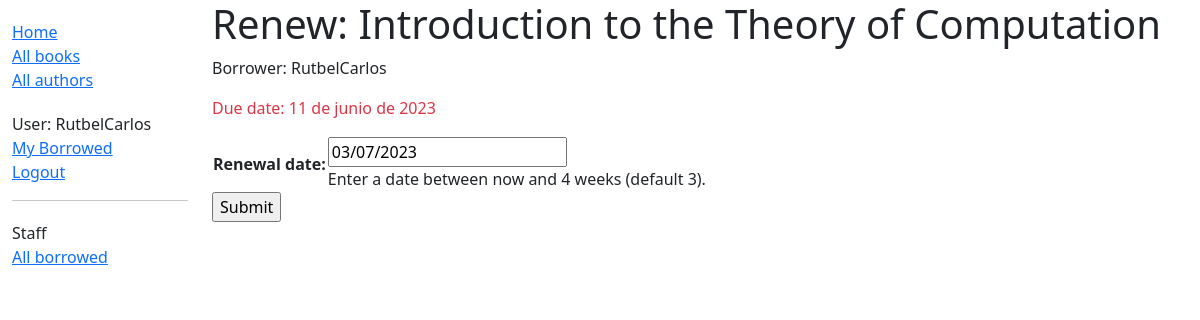
Page /catalog/book/f0f74581-3622-4574-a3b9-9851e625837b/renew/ (signed in) on the earlier database version.
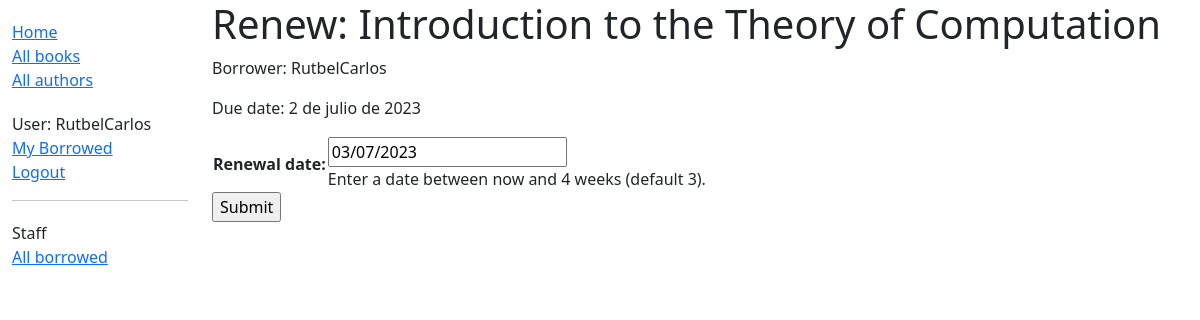
Same page on the later database version.
### catalog/models.py (models this page shows, shortened)
class BookInstance(models.Model):
    id = models.UUIDField(primary_key=True, default=uuid.uuid4,
                          help_text="Unique ID for this particular book across whole library")
    book = models.ForeignKey('Book', on_delete=models.RESTRICT, null=True)
    imprint = models.CharField(max_length=200)
    due_back = models.DateField(null=True, blank=True)
    borrower = models.ForeignKey(User, on_delete=models.SET_NULL, null=True, blank=True)
    @property
    def is_overdue(self):
        return bool(self.due_back and date.today() > self.due_back)
    LOAN_STATUS = (
        ('d', 'Maintenance'),
        ('o', 'On loan'),
        ('a', 'Available'),
        ('r', 'Reserved'),
    )
    status = models.CharField(
        max_length=1,
        choices=LOAN_STATUS,
        blank=True,
        default='d',
        help_text='Book availability')
    class Meta:
        ordering = ['due_back']
        permissions = (("can_mark_returned", "Set book as returned"),)

### catalog/views.py (the view)
# urls.py: path('book/<uuid:pk>/renew/', views.renew_book_librarian, name='renew-book-librarian'),
@login_required
@permission_required('catalog.can_mark_returned', raise_exception=True)
def renew_book_librarian(request, pk):
    book_instance = get_object_or_404(BookInstance, pk=pk)
    if request.method == 'POST':
        form = RenewBookForm(request.POST)
        if form.is_valid():
            book_instance.due_back = form.cleaned_data['renewal_date']
            book_instance.save()
            return HttpResponseRedirect(reverse('all-borrowed'))
    else:
        proposed_renewal_date = datetime.date.today() + datetime.timedelta(weeks=3)
        form = RenewBookForm(initial={'renewal_date': proposed_renewal_date})
    context = {
        'form': form,
        'book_instance': book_instance,
    }
    return render(request, 'catalog/book_renew_librarian.html', context)

### catalog/forms.py (shortened to what this page needs)
class RenewBookForm(forms.Form):
    renewal_date = forms.DateField(
            help_text="Enter a date between now and 4 weeks (default 3).")

### catalog/templates/catalog/book_renew_librarian.html (shortened to what this page needs)
{% extends "base_generic.html" %}
{% block content %}
    <h1>Renew: {{book_instance.book.title}}</h1>
    <p>Borrower: {{book_instance.borrower}}</p>
    <p{% if book_instance.is_overdue %} class="text-danger"{% endif %}>Due date: {{book_instance.due_back}}</p>
    <form action="" method="post">
        <table>
        {{ form.as_table }}
        </table>
        <input type="submit" value="Submit">
    </form>
{% endblock %}

Differences in the rows shown:
changed BookInstance "RutbelCarlos": due_back "11 de junio de 2023" → "2 de julio de 2023"
